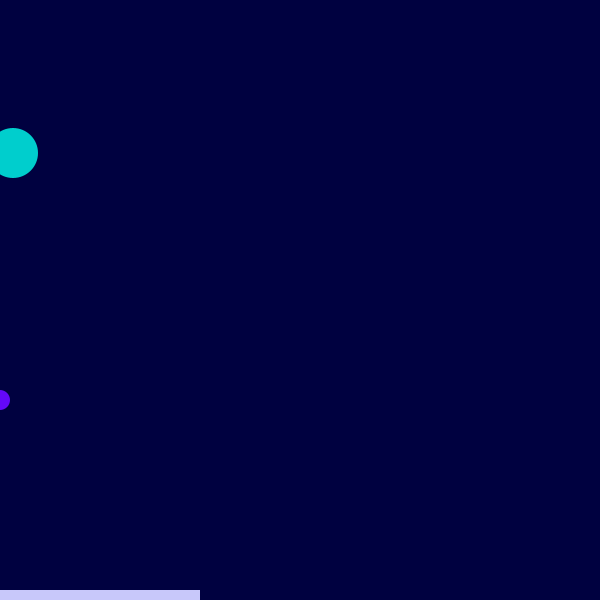
Frame 1 (no input)
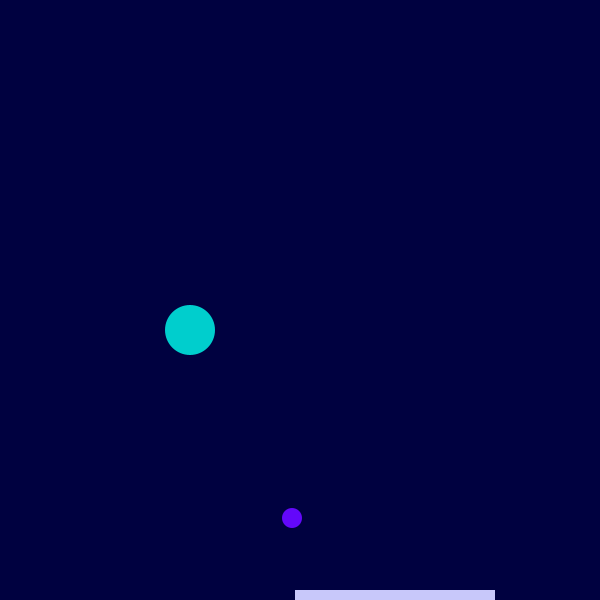
Frame 60 (the mouse pressed at the canvas centre just before this capture)
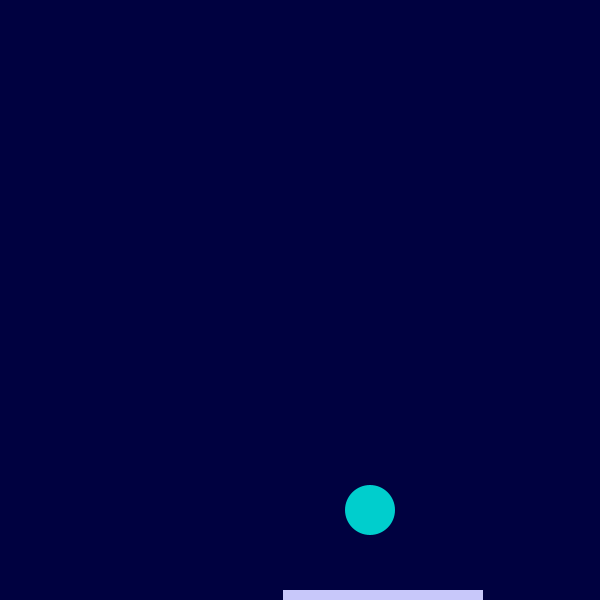
Frame 120 (the mouse held since frame 60 and released just before this capture)

The Processing sketch that drew these frames (run headless with seeded random() and noise(); from frame 60 on, the mouse is pressed at the canvas centre):

// Processing sketch: processing_50646
// ── processing_50646.pde

int x;
int y;
int directionx;
int directiony;
int rectx;
int recty;
int rectdirectionx;
int smallx;
int smally;
int directionsmallx;
int directionsmally;

//runs once
void setup () {
  size (600, 600);
  x = 10;
  y = 150;
  directionx = 3;
  directiony = 3;
  rectx = 0;
  recty = 590;
  rectdirectionx = 5;
  smallx = 0;
  smally = 400;
  directionsmallx = 2;
  directionsmally = 2;
  smooth();
}

//runs every frame
void draw () {
  background (320);
  noStroke();
  x +=directionx;  // same as  x = x + directionx;
  y +=directiony;
  fill (0, 206, 205);
  ellipse (x, y, 50, 50);
  fill (99, 8, 250);
  ellipse (smallx, smally, 20, 20);
  smallx = smallx + directionsmallx;
  smally = smally + directionsmally;
  if (y > 590) {
   directiony = -1;
  } 
  if (x > 590) {
    directionx = -4;
  }   
  if (x < 10) {
   directionx = + 3; 
  }
  if (y < 10) {
   directiony = + 3; 
  }
  //small ellipse behavior
  if (smally > 590) {
   directionsmally = -2;
  } 
  if (smallx > 590) {
    directionsmallx = -6;
  }   
  if (smallx < 10) {
   directionsmallx = + 5; 
  }
  if (smally < 10) {
   directionsmally = + 5; 
  }
  fill (200, 200, 250);
  rect (rectx, recty, 200, 10);
  rectx = rectx + rectdirectionx;
  if (rectx >= 400) {
    rectdirectionx = -3;
   }
  if (rectx <= 0) {
    rectdirectionx = 3;
    }
  if ((y >= recty) && (x >= rectx) && (x < rectx + 200)) {
    directiony = - 15;
   }
   if ((smally >= recty) && (smallx >= rectx) && (smallx < rectx + 200)) {
    directionsmally = - 25;
   } 
  }
